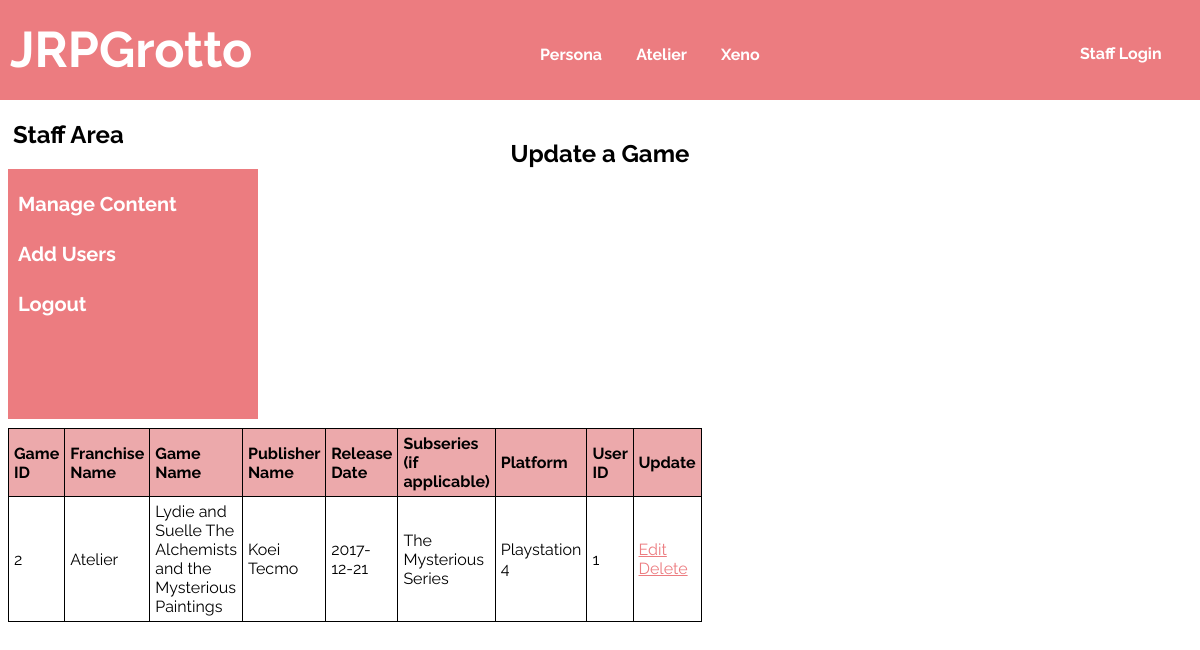
The app's page /content/update/game/game_update.php (signed in) with its own data.
### tables this page shows
CREATE TABLE `game` (
  `ID` int(11) NOT NULL,
  `franchise_name` varchar(255) DEFAULT NULL,
  `game_name` varchar(255) DEFAULT NULL,
  `publisher_name` varchar(255) DEFAULT NULL,
  `game_date` date DEFAULT NULL,
  `subseries` varchar(255) DEFAULT NULL,
  `platform` varchar(255) DEFAULT NULL,
  `user_id` int(11) DEFAULT NULL
);

### content/update/game/game_update.php (the view, shortened to what this page needs)
<!DOCTYPE html>
<html lang="en">
	<head>
		<link rel="stylesheet" type="text/css" href="../../../utilities/styles.css" />
		<?php
			require "../../../utilities/config.php";
		?>
	</head>
	<body>
		<div class="header">
			<div class="jrpgrotto">
				<a href="../../../index.php">JRPGrotto</a>
			</div>
			<div class="nav">
				<a href="#">Persona</a>
				<a href="#">Atelier</a>
				<a href="#">Xeno</a>
			</div>
			<div class="staffnav">
				<a href="../../../login.php">Staff Login</a>
			</div>
		</div>
		<div class="staffareatitle">
			<h2>Staff Area</h2>
		</div>
		<div class="staffareanav">
			<a href="../../content.php">Manage Content</a><br>
			<a href="../../../users/users.php">Add Users</a><br>
			<a href="../../../logout.php">Logout</a><br>
		</div>
		<div class="managecontenttitle">
			<center>
				<h2>Update a Game</h2>
			</center>
		</div>
			<h3>Games</h3>
				<table>
					<tr>
						<th>Game ID</th>
						<th>Franchise Name</th>
						<th>Game Name</th>
						<th>Publisher Name</th>
						<th>Release Date</th>
						<th>Subseries (if applicable)</th>
						<th>Platform</th>
						<th>User ID</th>
						<th>Update</th>
					</tr>
					<?php
						$stmt = $db_conn->query('SELECT ID, franchise_name, game_name, publisher_name, game_date, subseries, platform, user_id FROM game');
						while($row = $stmt->fetch()) {
							echo
								'<tr>
									<td>'.$row['ID'].'</td>
									<td>'.$row['franchise_name'].'</td>
									<td>'.$row['game_name'].'</td>
									<td>'.$row['publisher_name'].'</td>
									<td>'.$row['game_date'].'</td>
									<td>'.$row['subseries'].'</td>
									<td>'.$row['platform'].'</td>
									<td>'.$row['user_id'].'</td>
									<td><a href="update_entry_game.php?ID='.$row['ID'].'">Edit</a><br>
									<a href="delete_entry_game.php?ID='.$row['ID'].'">Delete</a><br>
								</tr>';
						}
					?>
				</table>
	</body>
</html>

### utilities/styles.css (style rules this page uses)
body { background-color: #fff; color: #000; font-family: raleway, helvetica, sans-serif; }
a { color: #ec7c80; }
th { background-color: #eca9ab; }
table, th, td { border-collapse: collapse; border: 1px solid black; text-align: left; padding: 5px; width: 25%; }
.header { background-color: #ec7c80; color: #fff; width: 100%; position: absolute; top: 0px; left: 0px; height: 100px; }
.jrpgrotto a { color: #fff; text-decoration: none; font-weight: bold; font-size: 50px; position: absolute; top: 20px; left: 10px; }
.nav { word-spacing: 30px; }
.nav a { color: #fff; text-decoration: none; font-weight: bold; position: relative; left: 45%; top: 45px; }
.staffnav a { color: #fff; text-decoration: none; font-weight: bold; position: relative; left: 90%; top: 25px; }
.staffareatitle h2 { position: relative; top: 100px; left: 5px; }
.staffareanav { background-color: #ec7c80; position: relative; top: 100px; width: 250px; height: 250px; }
.staffareanav a { color: #fff; text-decoration: none; font-weight: bold; position: relative; left: 10px; top: 10px; font-size: 20px; line-height: 50px; }
.managecontenttitle { position: relative; bottom: 200px; }

### records on screen
game: ID "2", franchise_name "Atelier", game_name "Lydie and Suelle The Alchemists and the Mysterious Paintings", publisher_name "Koei Tecmo", game_date "2017-12-21", subseries "The Mysterious Series", platform "Playstation 4", user "1"
